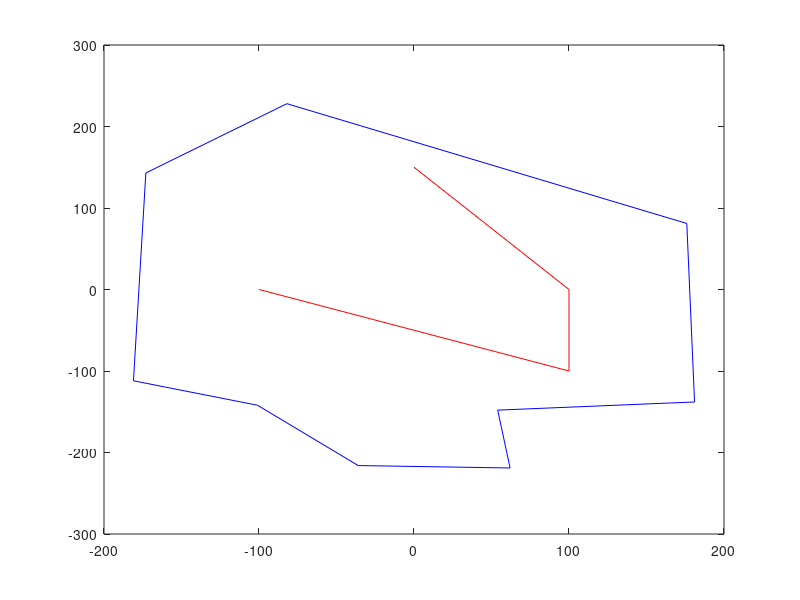

MATLAB code for this plot: (Note: this script raises an error after producing the figure.)
%Prototype of Line Follow Code.......   What is the matter?

clc
clear
WayPoint_Index=1


while (1)

% Lake Lag Coordinates (E,N)
LakeLag=[-173,  143;
-82,   228;
176,    81;
181,  -138;
54,   -148;
62,   -219;
-36,  -216;
-101, -142;
-181, -112;
-173, 143];


%Vector of Waypoints in N, E Form
Waypoints=[150, 0.0; 
    0, 100;
    -100, 100;
    0, -100;
    1001,1001];

Waypoints2=[50.0, 150.0;
            50,-200;
            1001, 1001];
Waypoints3= [-50.0  ,  100.0;
                      -50.0  , 0.0  ;
                      0.0  , -75.0  ;
                      100.0  , -75.0  ;  
                      150.0  , 0.0   ;
                      100.0  , 100.0   ;
                      50.0  , 100.0  ;
                      -47.0  , 74.0  ;
                      -134.0  , 24.0  ;
                      1001.0  , 1001.0 ];
                     

plot(LakeLag(:,1),LakeLag(:,2),'b',Waypoints(1:end-1,2),Waypoints(1:end-1,1),'r')

[PositionE,PositionN]=ginput(1);
%%

[Xc,WayPoint_Index]=Straight_Line(Waypoints, WayPoint_Index,PositionN,PositionE)


Xcindeg=Xc*180/pi


end










